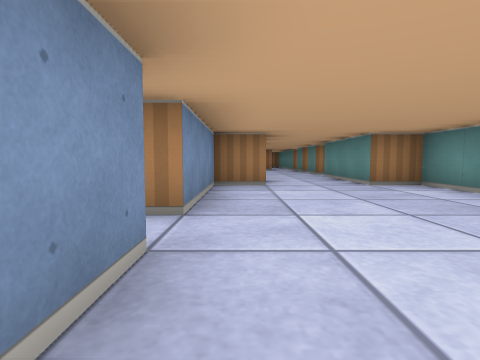
[1] (above)

19 first-person views from a walk through a cub3D ray-caster map. The camera is about half as high as the walls, tilts 4° down and sees 80° across. The floor is counted in squares. Each view is taken from the middle of a square. On the plan, view 1 faces up. The plan holds only what a view shows up to about 9 squares ahead; the rest is blank. The place goes on beyond the plan.

[2]
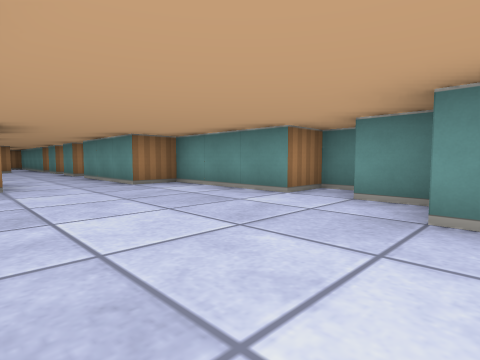

[3]
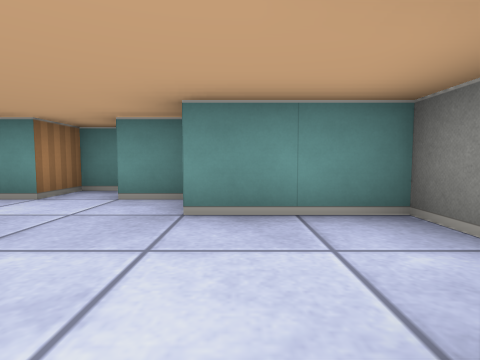

[4]
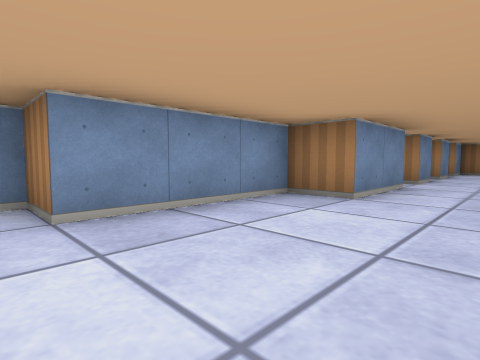

[5]
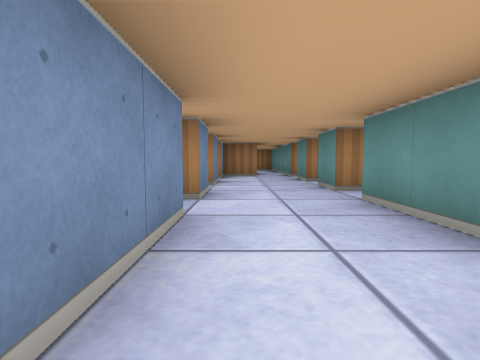

[6]
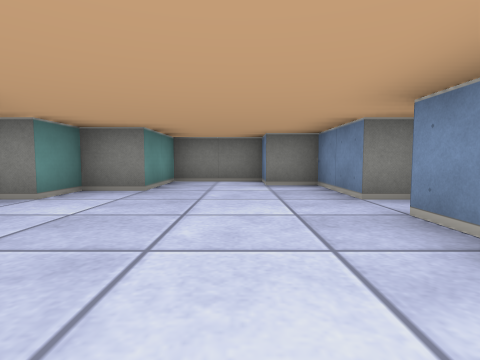

[7]
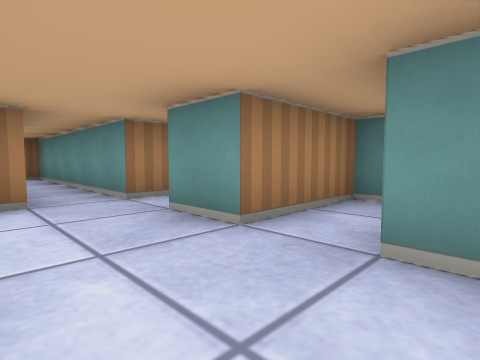

[8]
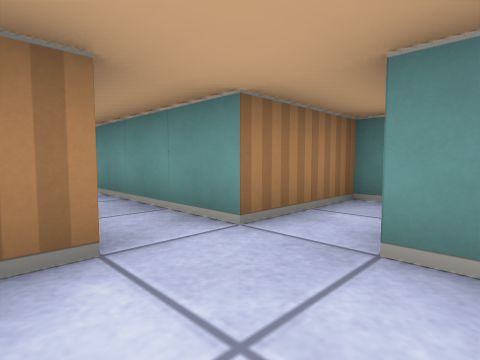

[9]
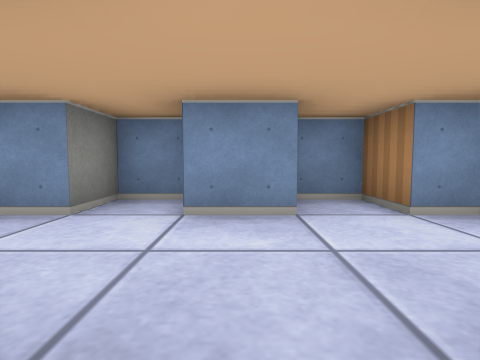

[10]
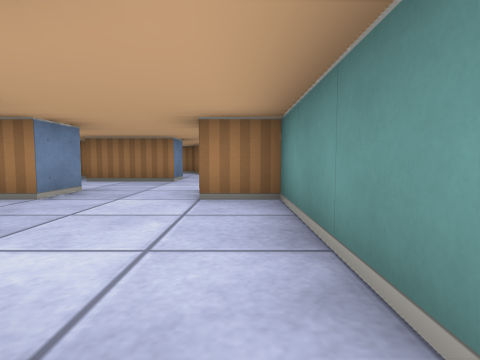

[11]
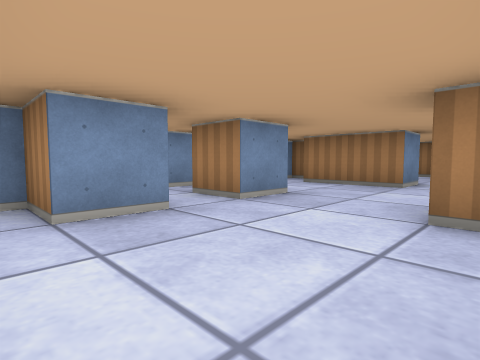

[12]
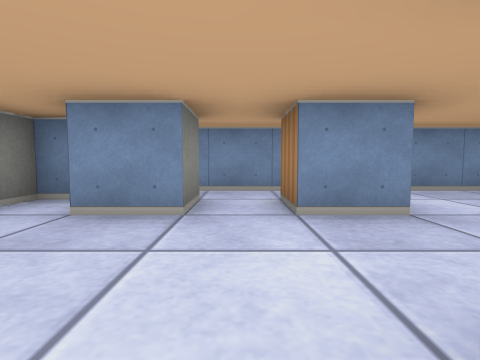

[13]
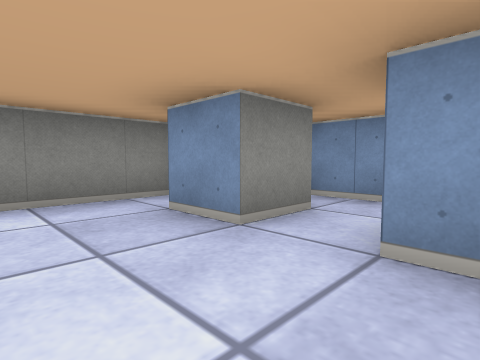

[14]
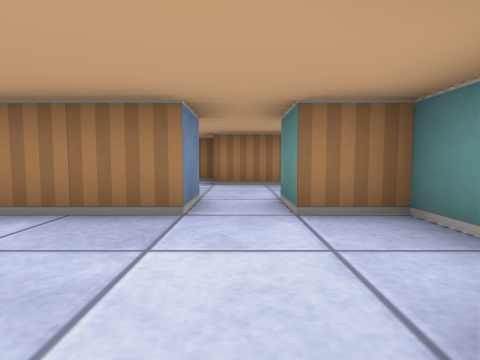

[15]
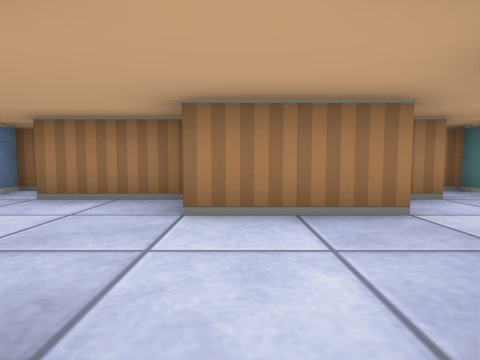

[16]
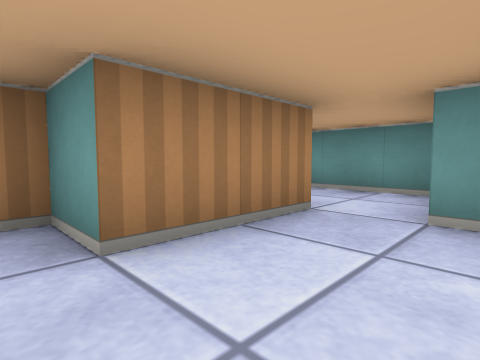

[17]
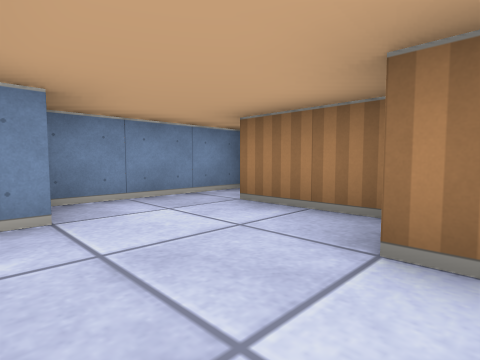

[18]
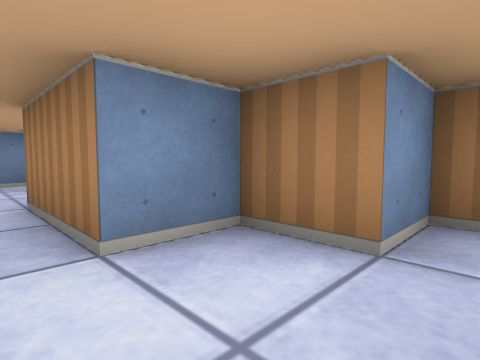

[19]
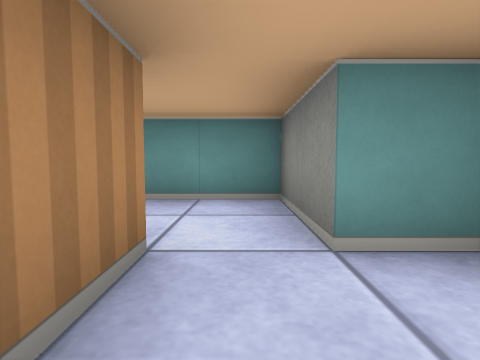

### Floor plan
Ten units are one square. View 1 is at (0, 0); x grows to the right and y downward. Boxes are objects, and circles mark ways between rooms. Rooms are numbered by the first view taken in them; rooms with no view inside come last. Other rooms are left out.
<svg viewBox="-30 -270 81 290">
<path fill="none" stroke="#000" d="M5 -76 5 -55 -5 -55 -5 -25 -15 -25M30 -95 25 -95 25 -105M45 -19 45 -25 35 -25 35 -55 25 -55 25 -85M-5 -104 -5 -95 5 -95 5 -85 1 -85M-11 -15 -5 -15 -5 5 5 5 5 15 25 15 25 -5 35 -5 35 -15 40 -15M5 -116 5 -105M46 -115 25 -115 25 -125M16 -135 5 -135 5 -125 -5 -125 -5 -116M46 -135 25 -135M-5 -196 -5 -185 -15 -185M-16 -175 -5 -175 -5 -165M5 -215 -15 -215M-15 -165 -15 -155 8 -155M25 -208 25 -215 15 -215M-20 -225 -25 -225 -25 -169M25 -135 25 -185 15 -185M-15 -236 -15 -231M5 -225 5 -215M25 -245 5 -245 5 -255 -15 -255M25 -226 25 -235 35 -235M15 -215 15 -225M-25 -265 -25 -236M35 -235 45 -235 45 -265 35 -265 35 -255 25 -255 25 -245"/>
<circle cx="20" cy="-145" r="3" fill="#2a7"/>
<circle cx="10" cy="-220" r="3" fill="#2a7"/>
<circle cx="30" cy="-240" r="3" fill="#2a7"/>
<text x="20" y="-60">1</text>
<text x="0" y="-190">2</text>
<text x="0" y="-240">3</text>
<text x="40" y="-250">4</text>
</svg>
Room 1 opens to room 2. Room 2 opens to room 3. Room 3 opens to room 4.

Where each view was taken, in squares from view 1:
view 1: 0 up, 0 right, facing up
view 2: 0 up, 0 right, facing up-right
view 3: 0 up, 0 right, facing right
view 4: 2 up, 2 right, facing up-left
view 5: 5 up, 1 right, facing up
view 6: 5 up, 1 right, facing down
view 7: 10 up, 1 right, facing up-right
view 8: 12 up, 1 right, facing up-right
view 9: 11 up, 3 right, facing left
view 10: 15 up, 2 right, facing up
view 11: 16 up, 2 right, facing up-left
view 12: 18 up, 2 right, facing left
view 13: 19 up, 1 right, facing down-left
view 14: 19 up, 1 right, facing up
view 15: 22 up, 1 right, facing up
view 16: 23 up, 0 right, facing up-right
view 17: 23 up, 1 right, facing up-left
view 18: 24 up, 4 right, facing up-left
view 19: 24 up, 1 right, facing right
